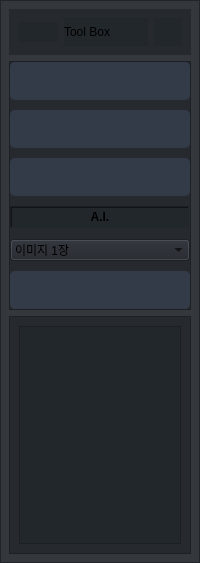
                 <widget class="QFrame" name="rightToolBox">
                  <property name="enabled">
                   <bool>true</bool>
                  </property>
                  <property name="sizePolicy">
                   <sizepolicy hsizetype="Fixed" vsizetype="Expanding">
                    <horstretch>200</horstretch>
                    <verstretch>0</verstretch>
                   </sizepolicy>
                  </property>
                  <property name="minimumSize">
                   <size>
                    <width>200</width>
                    <height>0</height>
                   </size>
                  </property>
                  <property name="maximumSize">
                   <size>
                    <width>225</width>
                    <height>16777215</height>
                   </size>
                  </property>
                  <property name="sizeIncrement">
                   <size>
                    <width>0</width>
                    <height>0</height>
                   </size>
                  </property>
                  <property name="styleSheet">
                   <string notr="true">background-color: rgba(33, 37, 43, 180)</string>
                  </property>
                  <property name="frameShape">
                   <enum>QFrame::StyledPanel</enum>
                  </property>
                  <property name="frameShadow">
                   <enum>QFrame::Raised</enum>
                  </property>
                  <widget class="QFrame" name="topBarRightToolBox">
                   <property name="geometry">
                    <rect>
                     <x>9</x>
                     <y>9</y>
                     <width>182</width>
                     <height>46</height>
                    </rect>
                   </property>
                   <property name="sizePolicy">
                    <sizepolicy hsizetype="Expanding" vsizetype="Fixed">
                     <horstretch>0</horstretch>
                     <verstretch>0</verstretch>
                    </sizepolicy>
                   </property>
                   <property name="maximumSize">
                    <size>
                     <width>16777215</width>
                     <height>50</height>
                    </size>
                   </property>
                   <property name="styleSheet">
                    <string notr="true">background-color: rgba(33, 37, 43, 180)</string>
                   </property>
                   <property name="frameShape">
                    <enum>QFrame::NoFrame</enum>
                   </property>
                   <property name="frameShadow">
                    <enum>QFrame::Raised</enum>
                   </property>
                   <layout class="QHBoxLayout" name="horizontalLayout_8">
                    <item>
                     <widget class="QFrame" name="extraIcon_5">
                      <property name="sizePolicy">
                       <sizepolicy hsizetype="Minimum" vsizetype="Preferred">
                        <horstretch>0</horstretch>
                        <verstretch>0</verstretch>
                       </sizepolicy>
                      </property>
                      <property name="minimumSize">
                       <size>
                        <width>0</width>
                        <height>0</height>
                       </size>
                      </property>
                      <property name="maximumSize">
                       <size>
                        <width>40</width>
                        <height>20</height>
                       </size>
                      </property>
                      <property name="styleSheet">
                       <string notr="true">background-position: center;
	background-repeat: no-repeat;
	background-image: url(:/icons/images/icons/icon-tool.png);</string>
                      </property>
                      <property name="frameShape">
                       <enum>QFrame::NoFrame</enum>
                      </property>
                      <property name="frameShadow">
                       <enum>QFrame::Raised</enum>
                      </property>
                     </widget>
                    </item>
                    <item>
                     <widget class="QLabel" name="extraLabel_5">
                      <property name="sizePolicy">
                       <sizepolicy hsizetype="Minimum" vsizetype="Preferred">
                        <horstretch>0</horstretch>
                        <verstretch>0</verstretch>
                       </sizepolicy>
                      </property>
                      <property name="minimumSize">
                       <size>
                        <width>0</width>
                        <height>0</height>
                       </size>
                      </property>
                      <property name="text">
                       <string>Tool Box</string>
                      </property>
                     </widget>
                    </item>
                    <item>
                     <widget class="QPushButton" name="extraCloseColumnBtn_5">
                      <property name="sizePolicy">
                       <sizepolicy hsizetype="Minimum" vsizetype="Minimum">
                        <horstretch>0</horstretch>
                        <verstretch>0</verstretch>
                       </sizepolicy>
                      </property>
                      <property name="minimumSize">
                       <size>
                        <width>0</width>
                        <height>28</height>
                       </size>
                      </property>
                      <property name="maximumSize">
                       <size>
                        <width>28</width>
                        <height>28</height>
                       </size>
                      </property>
                      <property name="cursor">
                       <cursorShape>PointingHandCursor</cursorShape>
                      </property>
                      <property name="toolTip">
                       <string>Close left box</string>
                      </property>
                      <property name="styleSheet">
                       <string notr="true">border: none</string>
                      </property>
                      <property name="text">
                       <string/>
                      </property>
                      <property name="icon">
                       <iconset resource="../resources.qrc">
                        <normaloff>:/icons/images/icons/icon_close.png</normaloff>:/icons/images/icons/icon_close.png</iconset>
                      </property>
                      <property name="iconSize">
                       <size>
                        <width>20</width>
                        <height>20</height>
                       </size>
                      </property>
                     </widget>
                    </item>
                   </layout>
                  </widget>
                  <widget class="QFrame" name="toolBoxButtonFrame">
                   <property name="geometry">
                    <rect>
                     <x>9</x>
                     <y>61</y>
                     <width>182</width>
                     <height>249</height>
                    </rect>
                   </property>
                   <property name="sizePolicy">
                    <sizepolicy hsizetype="Expanding" vsizetype="Preferred">
                     <horstretch>0</horstretch>
                     <verstretch>0</verstretch>
                    </sizepolicy>
                   </property>
                   <property name="minimumSize">
                    <size>
                     <width>0</width>
                     <height>249</height>
                    </size>
                   </property>
                   <property name="maximumSize">
                    <size>
                     <width>16777215</width>
                     <height>275</height>
                    </size>
                   </property>
                   <property name="frameShape">
                    <enum>QFrame::StyledPanel</enum>
                   </property>
                   <property name="frameShadow">
                    <enum>QFrame::Raised</enum>
                   </property>
                   <layout class="QVBoxLayout" name="verticalLayout_15">
                    <property name="spacing">
                     <number>10</number>
                    </property>
                    <property name="leftMargin">
                     <number>0</number>
                    </property>
                    <property name="topMargin">
                     <number>0</number>
                    </property>
                    <property name="rightMargin">
                     <number>0</number>
                    </property>
                    <property name="bottomMargin">
                     <number>0</number>
                    </property>
                    <item>
                     <widget class="QPushButton" name="brushButton">
                      <property name="sizePolicy">
                       <sizepolicy hsizetype="Minimum" vsizetype="Minimum">
                        <horstretch>0</horstretch>
                        <verstretch>0</verstretch>
                       </sizepolicy>
                      </property>
                      <property name="minimumSize">
                       <size>
                        <width>30</width>
                        <height>38</height>
                       </size>
                      </property>
                      <property name="font">
                       <font>
                        <family>Segoe UI</family>
                        <pointsize>10</pointsize>
                        <weight>50</weight>
                        <italic>false</italic>
                        <bold>false</bold>
                       </font>
                      </property>
                      <property name="cursor">
                       <cursorShape>PointingHandCursor</cursorShape>
                      </property>
                      <property name="styleSheet">
                       <string notr="true">.QPushButton { background-color: rgb(52, 59, 72); border: none;  border-radius: 5px; }
.QPushButton:hover { background-color: rgb(44, 49, 57); border-style: solid; border-radius: 4px; }
.QPushButton:pressed { background-color: rgb(23, 26, 30); border-style: solid; border-radius: 4px; }
.QPushButton:checked { background-color: rgb(23, 26, 30); border-style: solid; border-radius: 4px; }
</string>
                      </property>
                      <property name="text">
                       <string/>
                      </property>
                      <property name="icon">
                       <iconset resource="../resources.qrc">
                        <normaloff>:/icons/images/icons/icon-brush.png</normaloff>:/icons/images/icons/icon-brush.png</iconset>
                      </property>
                      <property name="checkable">
                       <bool>true</bool>
                      </property>
                      <property name="checked">
                       <bool>false</bool>
                      </property>
                     </widget>
                    </item>
                    <item>
                     <widget class="QPushButton" name="eraseButton">
                      <property name="sizePolicy">
                       <sizepolicy hsizetype="Minimum" vsizetype="Minimum">
                        <horstretch>0</horstretch>
                        <verstretch>0</verstretch>
                       </sizepolicy>
                      </property>
                      <property name="minimumSize">
                       <size>
                        <width>30</width>
                        <height>38</height>
                       </size>
                      </property>
                      <property name="font">
                       <font>
                        <family>Segoe UI</family>
                        <pointsize>10</pointsize>
                        <weight>50</weight>
                        <italic>false</italic>
                        <bold>false</bold>
                       </font>
                      </property>
                      <property name="cursor">
                       <cursorShape>PointingHandCursor</cursorShape>
                      </property>
                      <property name="styleSheet">
                       <string notr="true">.QPushButton { background-color: rgb(52, 59, 72); border: none;  border-radius: 5px; }
.QPushButton:hover { background-color: rgb(44, 49, 57); border-style: solid; border-radius: 4px; }
.QPushButton:pressed { background-color: rgb(23, 26, 30); border-style: solid; border-radius: 4px; }
.QPushButton:checked { background-color: rgb(23, 26, 30); border-style: solid; border-radius: 4px; }
</string>
                      </property>
                      <property name="text">
                       <string/>
                      </property>
                      <property name="icon">
                       <iconset resource="../resources.qrc">
                        <normaloff>:/icons/images/icons/icon-eraser.png</normaloff>:/icons/images/icons/icon-eraser.png</iconset>
                      </property>
                      <property name="checkable">
                       <bool>true</bool>
                      </property>
                      <property name="checked">
                       <bool>false</bool>
                      </property>
                     </widget>
                    </item>
                    <item>
                     <widget class="QPushButton" name="gpsButton">
                      <property name="sizePolicy">
                       <sizepolicy hsizetype="Minimum" vsizetype="Minimum">
                        <horstretch>0</horstretch>
                        <verstretch>0</verstretch>
                       </sizepolicy>
                      </property>
                      <property name="minimumSize">
                       <size>
                        <width>30</width>
                        <height>38</height>
                       </size>
                      </property>
                      <property name="font">
                       <font>
                        <family>Segoe UI</family>
                        <pointsize>10</pointsize>
                        <weight>50</weight>
                        <italic>false</italic>
                        <bold>false</bold>
                       </font>
                      </property>
                      <property name="cursor">
                       <cursorShape>PointingHandCursor</cursorShape>
                      </property>
                      <property name="styleSheet">
                       <string notr="true">.QPushButton { background-color: rgb(52, 59, 72); border: none;  border-radius: 5px; }
.QPushButton:hover { background-color: rgb(44, 49, 57); border-style: solid; border-radius: 4px; }
.QPushButton:pressed { background-color: rgb(23, 26, 30); border-style: solid; border-radius: 4px; }
.QPushButton:checked { background-color: rgb(23, 26, 30); border-style: solid; border-radius: 4px; }
</string>
                      </property>
                      <property name="text">
                       <string/>
                      </property>
                      <property name="icon">
                       <iconset resource="../resources.qrc">
                        <normaloff>:/icons/images/icons/cil-share-boxed.png</normaloff>:/icons/images/icons/cil-share-boxed.png</iconset>
                      </property>
                      <property name="checkable">
                       <bool>true</bool>
                      </property>
                      <property name="checked">
                       <bool>false</bool>
                      </property>
                     </widget>
                    </item>
                    <item>
                     <widget class="QLabel" name="label">
                      <property name="frameShape">
                       <enum>QFrame::WinPanel</enum>
                      </property>
                      <property name="frameShadow">
                       <enum>QFrame::Sunken</enum>
                      </property>
                      <property name="text">
                       <string>&lt;html&gt;&lt;head/&gt;&lt;body&gt;&lt;p align=&quot;center&quot;&gt;&lt;span style=&quot; font-weight:600;&quot;&gt;A.I.&lt;/span&gt;&lt;/p&gt;&lt;/body&gt;&lt;/html&gt;</string>
                      </property>
                      <property name="textFormat">
                       <enum>Qt::AutoText</enum>
                      </property>
                      <property name="alignment">
                       <set>Qt::AlignCenter</set>
                      </property>
                     </widget>
                    </item>
                    <item>
                     <widget class="QComboBox" name="comboBox_2">
                      <item>
                       <property name="text">
                        <string>이미지 1장</string>
                       </property>
                      </item>
                      <item>
                       <property name="text">
                        <string>이미지 1폴더</string>
                       </property>
                      </item>
                     </widget>
                    </item>
                    <item>
                     <widget class="QPushButton" name="autoLabelButton">
                      <property name="sizePolicy">
                       <sizepolicy hsizetype="Minimum" vsizetype="Minimum">
                        <horstretch>0</horstretch>
                        <verstretch>0</verstretch>
                       </sizepolicy>
                      </property>
                      <property name="minimumSize">
                       <size>
                        <width>30</width>
                        <height>38</height>
                       </size>
                      </property>
                      <property name="font">
                       <font>
                        <family>Segoe UI</family>
                        <pointsize>10</pointsize>
                        <weight>50</weight>
                        <italic>false</italic>
                        <bold>false</bold>
                       </font>
                      </property>
                      <property name="cursor">
                       <cursorShape>PointingHandCursor</cursorShape>
                      </property>
                      <property name="styleSheet">
                       <string notr="true">.QPushButton { background-color: rgb(52, 59, 72); border: none;  border-radius: 5px; }
.QPushButton:hover { background-color: rgb(44, 49, 57); border-style: solid; border-radius: 4px; }
.QPushButton:pressed { background-color: rgb(23, 26, 30); border-style: solid; border-radius: 4px; }
.QPushButton:checked { background-color: rgb(23, 26, 30); border-style: solid; border-radius: 4px; }
</string>
                      </property>
                      <property name="text">
                       <string/>
                      </property>
                      <property name="icon">
                       <iconset resource="../resources.qrc">
                        <normaloff>:/icons/images/icons/icon-ai.png</normaloff>:/icons/images/icons/icon-ai.png</iconset>
                      </property>
                      <property name="checkable">
                       <bool>true</bool>
                      </property>
                     </widget>
                    </item>
                   </layout>
                  </widget>
                  <widget class="QFrame" name="frame_2">
                   <property name="geometry">
                    <rect>
                     <x>9</x>
                     <y>316</y>
                     <width>182</width>
                     <height>238</height>
                    </rect>
                   </property>
                   <property name="sizePolicy">
                    <sizepolicy hsizetype="Expanding" vsizetype="Minimum">
                     <horstretch>0</horstretch>
                     <verstretch>0</verstretch>
                    </sizepolicy>
                   </property>
                   <property name="minimumSize">
                    <size>
                     <width>0</width>
                     <height>238</height>
                    </size>
                   </property>
                   <property name="frameShape">
                    <enum>QFrame::StyledPanel</enum>
                   </property>
                   <property name="frameShadow">
                    <enum>QFrame::Raised</enum>
                   </property>
                   <layout class="QHBoxLayout" name="horizontalLayout_13">
                    <item>
                     <widget class="QListWidget" name="classList">
                      <property name="currentRow">
                       <number>-1</number>
                      </property>
                     </widget>
                    </item>
                   </layout>
                  </widget>
                 </widget>
